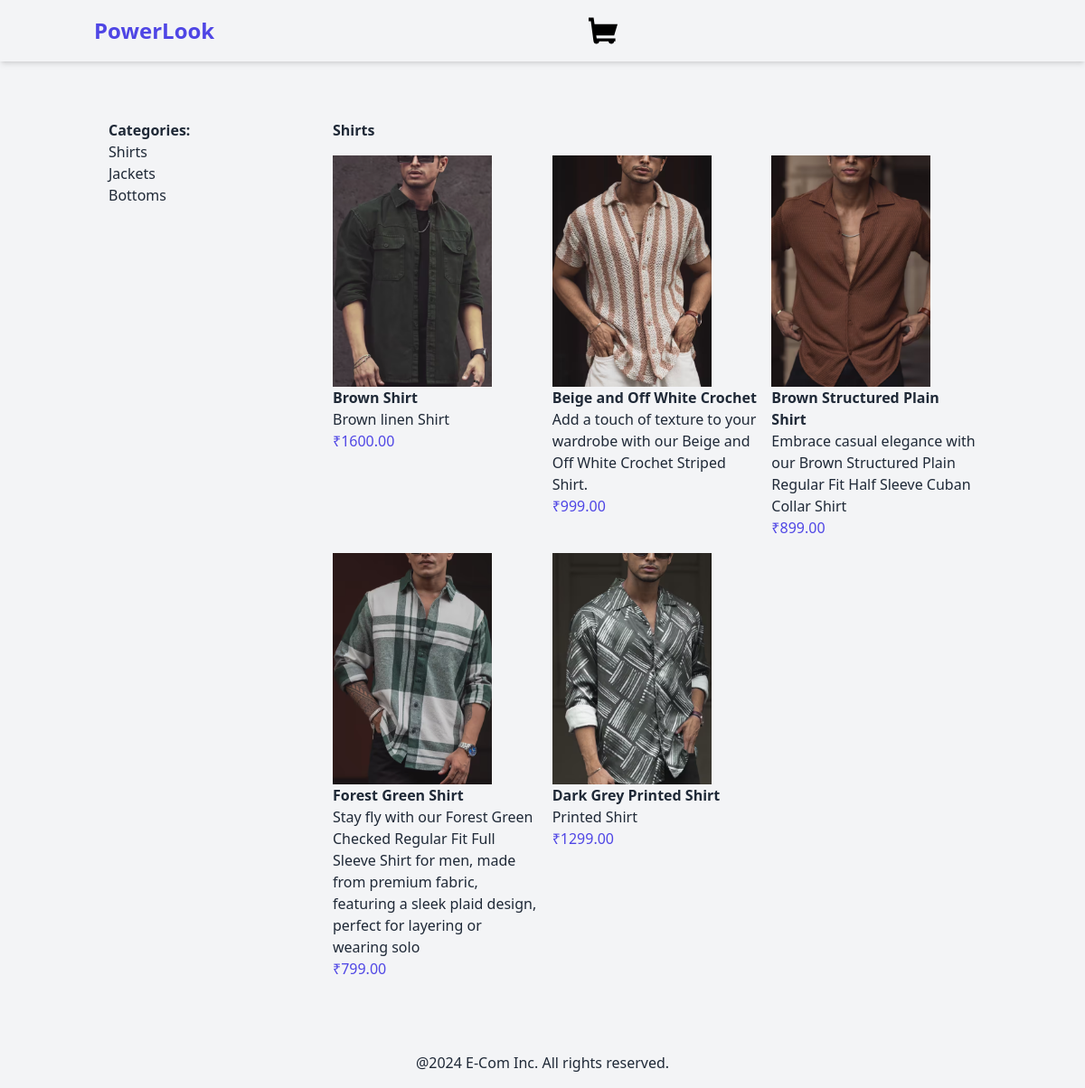
Page /shirts/ on the committed database.
### products/models.py (models this page shows, shortened)
class Category(models.Model):
    name = models.CharField(max_length=250)
    slug = models.SlugField(unique=True)
    class Meta:
        verbose_name_plural = "categories"

class Product(models.Model):
    category = models.ForeignKey(Category, related_name='products', on_delete=models.CASCADE)
    name = models.CharField(max_length=250)
    slug = models.SlugField(max_length=250)
    description = models.TextField(blank=True)
    price = models.DecimalField(max_digits=10, decimal_places=2)
    available = models.BooleanField(default=True)
    created = models.DateTimeField(auto_now_add=True)
    updated = models.DateTimeField(auto_now=True)
    image = models.ImageField(upload_to='products', blank=True, null=True)

### products/views.py (the view)
# urls.py: path('', views.product_list, name='product_list'),
def product_list(request, category_slug=None):
    category = None
    products = Product.objects.filter(available=True)
    categories = Category.objects.all()
    if category_slug:
        category = get_object_or_404(Category, slug=category_slug)
        products = products.filter(category=category)
    return render(request, 'products/product/list.html', {
        'category':category,
        'products':products,
        'categories':categories,
    })

### products/templates/products/product/list.html (shortened to what this page needs)
{% extends "base.html" %}
{%block content%}
<div class="container mx-auto p-4 flex">
    <aside class="w-1/4 p-4">
        <h2 class="font-bold">Categories:</h2>
        <ul>
            {%for category in categories%}
            <li>
                <a href="{% url 'products:product_list_by_category' category.slug %}">{{category.name}}</a>
            </li>
            {%endfor%}
        </ul>
    </aside>
    <main class="w-3/4 p-4">
        {%if category%}
        <h2 class="font-bold mb-4">{{category.name}}</h2>
        {%else%}
        <h2 class="font-bold mb-4">All Products:</h2>
        {%endif%}
        <div class="grid grid-cols-3 gap-4">
            {% for product in products %}
            <a href="{% url 'products:product_detail' product.id product.slug %}">
            <div>
                {% if product.image %}
                <img src="{{product.image.url}}" alt={{product.name}} class="h-64 w-44 object-cover">
                {%else%}
                <p>The image is not available</p>
                {%endif%}
                <h3 class="font-semibold">{{product.name}}</h3>
                <p>{{product.description}}</p>
                <p class="text-indigo-600">₹{{product.price}}</p>
            </div>
        </a>
            {%endfor%}
        </div>
    </main>
</div>
{%endblock%}

### rows in the picture
Category: name "Shirts"
Category: name "Jackets"
Category: name "Bottoms"
Product: image (picture), name "Brown Shirt", description "Brown linen Shirt", price "1600.00"
Product: image (picture), name "Beige and Off White Crochet", description "Add a touch of texture to your wardrobe with our Beige and Off White Crochet Striped Shirt.", price "999.00"
Product: image (picture), name "Brown Structured Plain Shirt", description "Embrace casual elegance with our Brown Structured Plain Regular Fit Half Sleeve Cuban Collar Shirt", price "899.00"
Product: image (picture), name "Forest Green Shirt", description "Stay fly with our Forest Green Checked Regular Fit Full Sleeve Shirt for men, made from premium fabric, featuring a sleek plaid design, perfect for layering or wearing solo", price "799.00"
Product: image (picture), name "Dark Grey Printed Shirt", description "Printed Shirt", price "1299.00"
